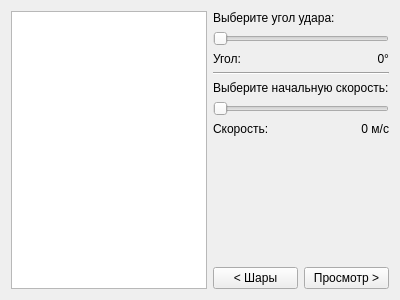
<?xml version="1.0" encoding="UTF-8"?>
<ui version="4.0">
 <class>HitWidget</class>
 <widget class="QWidget" name="HitWidget">
  <property name="geometry">
   <rect>
    <x>0</x>
    <y>0</y>
    <width>400</width>
    <height>300</height>
   </rect>
  </property>
  <property name="windowTitle">
   <string>Form</string>
  </property>
  <layout class="QGridLayout" name="gridLayout">
   <item row="0" column="0" rowspan="9">
    <widget class="QGraphicsView" name="tableView"/>
   </item>
   <item row="0" column="1" colspan="2">
    <widget class="QLabel" name="angleMainLabel">
     <property name="text">
      <string>Выберите угол удара:</string>
     </property>
    </widget>
   </item>
   <item row="1" column="1" colspan="2">
    <widget class="QSlider" name="angle">
     <property name="maximum">
      <number>359</number>
     </property>
     <property name="pageStep">
      <number>1</number>
     </property>
     <property name="orientation">
      <enum>Qt::Horizontal</enum>
     </property>
    </widget>
   </item>
   <item row="2" column="1">
    <widget class="QLabel" name="angleLabel">
     <property name="text">
      <string>Угол:</string>
     </property>
    </widget>
   </item>
   <item row="2" column="2">
    <widget class="QLabel" name="angleResultLabel">
     <property name="text">
      <string>0°</string>
     </property>
     <property name="alignment">
      <set>Qt::AlignRight|Qt::AlignTrailing|Qt::AlignVCenter</set>
     </property>
    </widget>
   </item>
   <item row="3" column="1" colspan="2">
    <widget class="Line" name="firstLine">
     <property name="orientation">
      <enum>Qt::Horizontal</enum>
     </property>
    </widget>
   </item>
   <item row="4" column="1" colspan="2">
    <widget class="QLabel" name="speedMainLabel">
     <property name="text">
      <string>Выберите начальную скорость:</string>
     </property>
    </widget>
   </item>
   <item row="5" column="1" colspan="2">
    <widget class="QSlider" name="speed">
     <property name="maximum">
      <number>1000</number>
     </property>
     <property name="pageStep">
      <number>1</number>
     </property>
     <property name="orientation">
      <enum>Qt::Horizontal</enum>
     </property>
    </widget>
   </item>
   <item row="6" column="1">
    <widget class="QLabel" name="speedLabel">
     <property name="text">
      <string>Скорость:</string>
     </property>
    </widget>
   </item>
   <item row="6" column="2">
    <widget class="QLabel" name="speedResultLabel">
     <property name="text">
      <string>0 м/с</string>
     </property>
     <property name="alignment">
      <set>Qt::AlignRight|Qt::AlignTrailing|Qt::AlignVCenter</set>
     </property>
    </widget>
   </item>
   <item row="7" column="1" colspan="2">
    <spacer name="verticalSpacer">
     <property name="orientation">
      <enum>Qt::Vertical</enum>
     </property>
     <property name="sizeHint" stdset="0">
      <size>
       <width>158</width>
       <height>109</height>
      </size>
     </property>
    </spacer>
   </item>
   <item row="8" column="1">
    <widget class="QPushButton" name="prevButton">
     <property name="text">
      <string>&lt; Шары</string>
     </property>
    </widget>
   </item>
   <item row="8" column="2">
    <widget class="QPushButton" name="nextButton">
     <property name="text">
      <string>Просмотр &gt;</string>
     </property>
    </widget>
   </item>
  </layout>
 </widget>
 <resources/>
 <connections/>
</ui>
